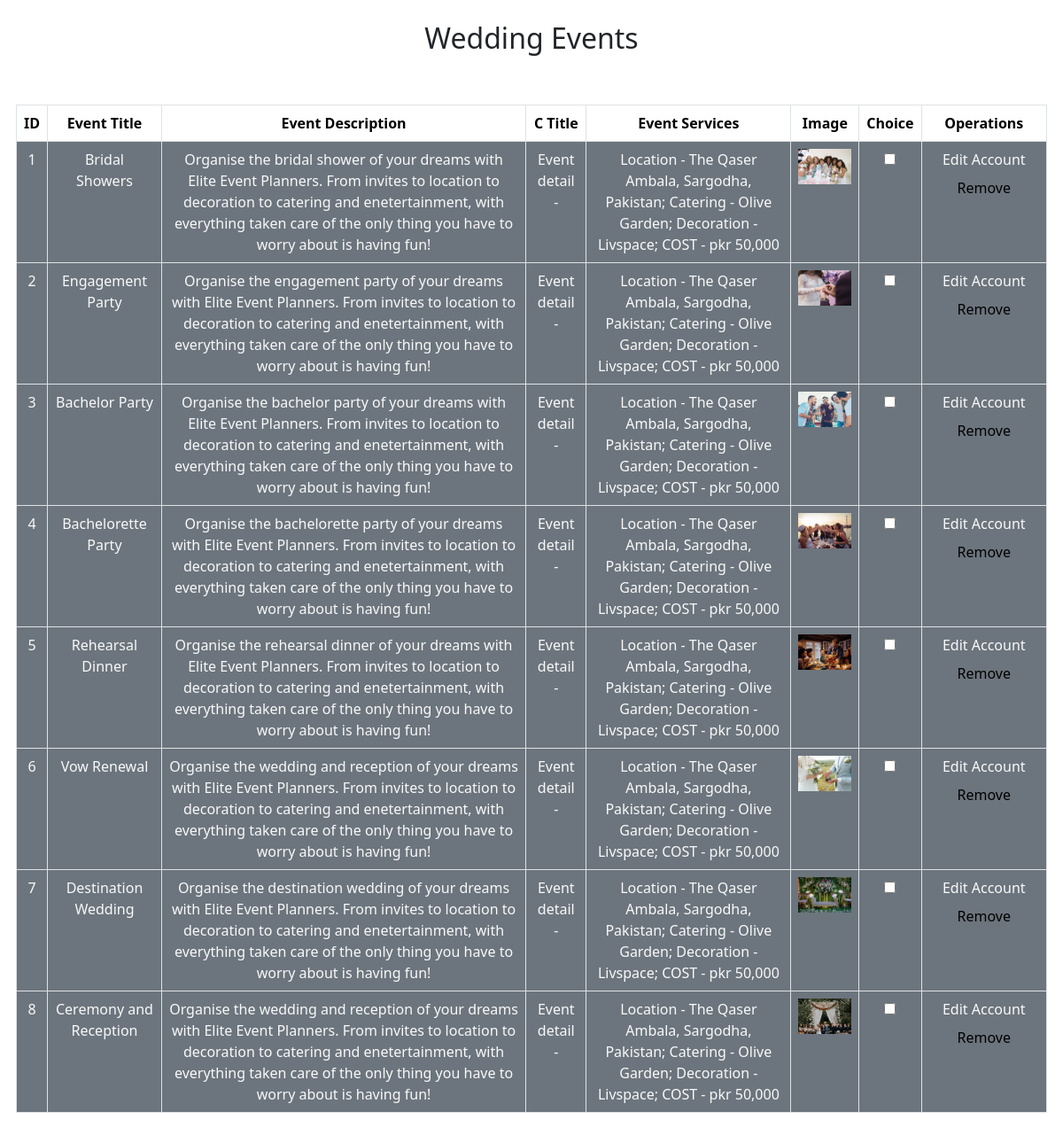
The app's page /weading/show_weading.php with its own data.
### tables this page shows
CREATE TABLE `weading` (
  `weading_id` int(11) NOT NULL,
  `weading_title` varchar(255) NOT NULL,
  `weading_description` varchar(10000) NOT NULL,
  `weading_image1` varchar(255) NOT NULL,
  `weading_titlee` varchar(255) NOT NULL,
  `weading_descriptionn` varchar(2550) NOT NULL
);

### weading/show_weading.php (the view, shortened to what this page needs)
<?php
include('connect.php');
$query="select * from weading";
$result =mysqli_query($con,$query);
?>
<!DOCTYPE html>
<html>
<head>
     <link rel="stylesheet" href="https://cdnjs.cloudflare.com/ajax/libs/font-awesome/4.7.0/css/font-awesome.min.css">
    <link href="https://cdn.jsdelivr.net/npm/bootstrap@5.3.2/dist/css/bootstrap.min.css" rel="stylesheet">
</head>
<body>
       <br> <div class="text-center">
            <h2>Wedding Events</h2>
        </div>
        <br><br>
<div class="container p-0 " >
    <form action="" method="post">
        <div class="row">
            <table class="table table-bordered text-center">
                <thead>
                    <tr>
                        <th>ID</th>
                        <th>Event Title</th>
                        <th>Event Description</th>
                        <th>C Title</th>
                        <th>Event Services</th>
                        <th>Image</th>
                        <th>Choice</th>
                        <th colspan='2'>Operations</th>
                    </tr>
                </thead>
                        <?php
                            while($row= mysqli_fetch_assoc($result))
                            {
                                $weading_id=$row['weading_id'];
                        ?>
                <tbody>
                    <tr>
                                <td  class="bg-secondary text-light"><?php echo $row['weading_id']; ?></td>
                                <td  class="bg-secondary text-light"><?php echo $row['weading_title']; ?></td>
                                <td  class="bg-secondary text-light"><?php echo $row['weading_description']; ?></td>
                                <td  class="bg-secondary text-light"><?php echo $row['weading_titlee']; ?></td>
                                <td  class="bg-secondary text-light"><?php echo $row['weading_descriptionn']; ?></td>
                                <td  class="bg-secondary text-light"><img src="./images/<?php echo $row['weading_image1'];?>" alt="" class="cart_imgs"></td>
                                <td class="bg-secondary text-light"><input type="checkbox" name="removeitem[]" value="<?php echo $weading_id ?>"></td>
                                <td class="bg-secondary text-light">
                                   <a class="nav-link text-light" aria-current="page" href="index2.php?edit_account=<?php echo $weading_id?>">Edit Account</a>
                                    <input type="submit" value="Remove" class="bg-secondary px-3 py-2 border-0 mx-3" name="remove_cart">
                                </td>
                                </tr>
                </tbody>
                            <?php
                            }
                        ?>
            </table>
        </div>
    </form>
</div>
    </body>
    </html>

### weading/show_weading.php (style rules this page uses)
.cart_imgs { width:60px; }

### records on screen
weading: weading_id "1", weading_title "Bridal Showers", weading_description "Organise the bridal shower of your dreams with Elite Event Planners. From invites to location to decoration to catering and enetertainment, with everything taken care of the only thing you have to worry about is having fun!", weading_titlee "Event detail -", weading_descriptionn "Location - The Qaser Ambala, Sargodha, Pakistan; Catering - Olive Garden; Decoration - Livspace; COST - pkr 50,000", weading_image1 (picture)
weading: weading_id "2", weading_title "Engagement Party", weading_description "Organise the engagement party of your dreams with Elite Event Planners. From invites to location to decoration to catering and enetertainment, with everything taken care of the only thing you have to worry about is having fun!", weading_titlee "Event detail -", weading_descriptionn "Location - The Qaser Ambala, Sargodha, Pakistan; Catering - Olive Garden; Decoration - Livspace; COST - pkr 50,000", weading_image1 (picture)
weading: weading_id "3", weading_title "Bachelor Party", weading_description "Organise the bachelor party of your dreams with Elite Event Planners. From invites to location to decoration to catering and enetertainment, with everything taken care of the only thing you have to worry about is having fun!", weading_titlee "Event detail -", weading_descriptionn "Location - The Qaser Ambala, Sargodha, Pakistan; Catering - Olive Garden; Decoration - Livspace; COST - pkr 50,000", weading_image1 (picture)
weading: weading_id "4", weading_title "Bachelorette Party", weading_description "Organise the bachelorette party of your dreams with Elite Event Planners. From invites to location to decoration to catering and enetertainment, with everything taken care of the only thing you have to worry about is having fun!", weading_titlee "Event detail -", weading_descriptionn "Location - The Qaser Ambala, Sargodha, Pakistan; Catering - Olive Garden; Decoration - Livspace; COST - pkr 50,000", weading_image1 (picture)
weading: weading_id "5", weading_title "Rehearsal Dinner", weading_description "Organise the rehearsal dinner of your dreams with Elite Event Planners. From invites to location to decoration to catering and enetertainment, with everything taken care of the only thing you have to worry about is having fun!", weading_titlee "Event detail -", weading_descriptionn "Location - The Qaser Ambala, Sargodha, Pakistan; Catering - Olive Garden; Decoration - Livspace; COST - pkr 50,000", weading_image1 (picture)
weading: weading_id "6", weading_title "Vow Renewal", weading_description "Organise the wedding and reception of your dreams with Elite Event Planners. From invites to location to decoration to catering and enetertainment, with everything taken care of the only thing you have to worry about is having fun!", weading_titlee "Event detail -", weading_descriptionn "Location - The Qaser Ambala, Sargodha, Pakistan; Catering - Olive Garden; Decoration - Livspace; COST - pkr 50,000", weading_image1 (picture)
weading: weading_id "7", weading_title "Destination Wedding", weading_description "Organise the destination wedding of your dreams with Elite Event Planners. From invites to location to decoration to catering and enetertainment, with everything taken care of the only thing you have to worry about is having fun!", weading_titlee "Event detail -", weading_descriptionn "Location - The Qaser Ambala, Sargodha, Pakistan; Catering - Olive Garden; Decoration - Livspace; COST - pkr 50,000", weading_image1 (picture)
weading: weading_id "8", weading_title "Ceremony and Reception", weading_description "Organise the wedding and reception of your dreams with Elite Event Planners. From invites to location to decoration to catering and enetertainment, with everything taken care of the only thing you have to worry about is having fun!", weading_titlee "Event detail -", weading_descriptionn "Location - The Qaser Ambala, Sargodha, Pakistan; Catering - Olive Garden; Decoration - Livspace; COST - pkr 50,000", weading_image1 (picture)
